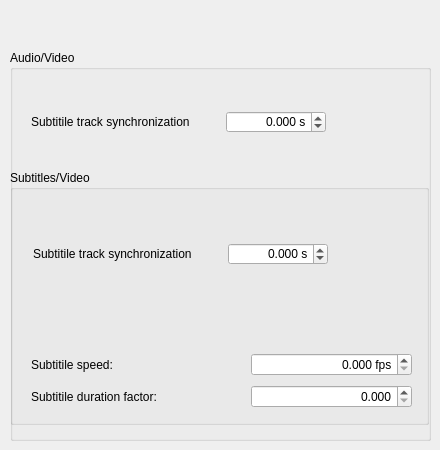
   <widget class="QWidget" name="synchronizationTab">
    <attribute name="title">
     <string>Synchronization</string>
    </attribute>
    <widget class="QPushButton" name="pushButton_3">
     <property name="geometry">
      <rect>
       <x>390</x>
       <y>10</y>
       <width>31</width>
       <height>31</height>
      </rect>
     </property>
     <property name="text">
      <string/>
     </property>
     <property name="icon">
      <iconset resource="icons.qrc">
       <normaloff>:/images/icons/refresh.png</normaloff>:/images/icons/refresh.png</iconset>
     </property>
     <property name="flat">
      <bool>true</bool>
     </property>
    </widget>
    <widget class="QWidget" name="layoutWidget">
     <property name="geometry">
      <rect>
       <x>10</x>
       <y>50</y>
       <width>421</width>
       <height>391</height>
      </rect>
     </property>
     <layout class="QVBoxLayout" name="verticalLayout_30">
      <item>
       <widget class="QGroupBox" name="groupBox_18">
        <property name="sizePolicy">
         <sizepolicy hsizetype="Preferred" vsizetype="Preferred">
          <horstretch>1</horstretch>
          <verstretch>1</verstretch>
         </sizepolicy>
        </property>
        <property name="title">
         <string>Audio/Video</string>
        </property>
        <widget class="QGroupBox" name="groupBox_19">
         <property name="geometry">
          <rect>
           <x>0</x>
           <y>120</y>
           <width>419</width>
           <height>255</height>
          </rect>
         </property>
         <property name="sizePolicy">
          <sizepolicy hsizetype="Preferred" vsizetype="Preferred">
           <horstretch>1</horstretch>
           <verstretch>2</verstretch>
          </sizepolicy>
         </property>
         <property name="title">
          <string>Subtitles/Video</string>
         </property>
         <widget class="QWidget" name="layoutWidget">
          <property name="geometry">
           <rect>
            <x>21</x>
            <y>180</y>
            <width>381</width>
            <height>61</height>
           </rect>
          </property>
          <layout class="QGridLayout" name="gridLayout_14">
           <item row="0" column="0">
            <widget class="QLabel" name="label_44">
             <property name="text">
              <string>Subtitile speed:</string>
             </property>
            </widget>
           </item>
           <item row="0" column="1" colspan="2">
            <spacer name="horizontalSpacer_30">
             <property name="orientation">
              <enum>Qt::Horizontal</enum>
             </property>
             <property name="sizeHint" stdset="0">
              <size>
               <width>88</width>
               <height>20</height>
              </size>
             </property>
            </spacer>
           </item>
           <item row="1" column="0" colspan="2">
            <widget class="QLabel" name="label_45">
             <property name="text">
              <string>Subtitile duration factor:</string>
             </property>
            </widget>
           </item>
           <item row="1" column="2">
            <spacer name="horizontalSpacer_31">
             <property name="orientation">
              <enum>Qt::Horizontal</enum>
             </property>
             <property name="sizeHint" stdset="0">
              <size>
               <width>40</width>
               <height>20</height>
              </size>
             </property>
            </spacer>
           </item>
           <item row="0" column="3">
            <widget class="QDoubleSpinBox" name="doubleSpinBox_13">
             <property name="sizePolicy">
              <sizepolicy hsizetype="MinimumExpanding" vsizetype="Fixed">
               <horstretch>1</horstretch>
               <verstretch>0</verstretch>
              </sizepolicy>
             </property>
             <property name="alignment">
              <set>Qt::AlignRight|Qt::AlignTrailing|Qt::AlignVCenter</set>
             </property>
             <property name="suffix">
              <string> fps</string>
             </property>
             <property name="decimals">
              <number>3</number>
             </property>
             <property name="maximum">
              <double>100.000000000000000</double>
             </property>
             <property name="singleStep">
              <double>0.200000000000000</double>
             </property>
            </widget>
           </item>
           <item row="1" column="3">
            <widget class="QDoubleSpinBox" name="doubleSpinBox_14">
             <property name="sizePolicy">
              <sizepolicy hsizetype="MinimumExpanding" vsizetype="Fixed">
               <horstretch>1</horstretch>
               <verstretch>0</verstretch>
              </sizepolicy>
             </property>
             <property name="alignment">
              <set>Qt::AlignRight|Qt::AlignTrailing|Qt::AlignVCenter</set>
             </property>
             <property name="decimals">
              <number>3</number>
             </property>
             <property name="maximum">
              <double>20.000000000000000</double>
             </property>
             <property name="singleStep">
              <double>0.100000000000000</double>
             </property>
            </widget>
           </item>
          </layout>
         </widget>
         <widget class="QLabel" name="label_6">
          <property name="geometry">
           <rect>
            <x>381</x>
            <y>72</y>
            <width>16</width>
            <height>16</height>
           </rect>
          </property>
          <property name="text">
           <string/>
          </property>
         </widget>
         <widget class="QLabel" name="subTrackLabel">
          <property name="geometry">
           <rect>
            <x>332</x>
            <y>73</y>
            <width>81</width>
            <height>21</height>
           </rect>
          </property>
          <property name="text">
           <string/>
          </property>
         </widget>
         <widget class="QWidget" name="">
          <property name="geometry">
           <rect>
            <x>23</x>
            <y>73</y>
            <width>295</width>
            <height>22</height>
           </rect>
          </property>
          <layout class="QHBoxLayout" name="horizontalLayout_32">
           <item>
            <widget class="QLabel" name="label_43">
             <property name="text">
              <string>Subtitile track synchronization</string>
             </property>
            </widget>
           </item>
           <item>
            <spacer name="horizontalSpacer_29">
             <property name="orientation">
              <enum>Qt::Horizontal</enum>
             </property>
             <property name="sizeHint" stdset="0">
              <size>
               <width>38</width>
               <height>20</height>
              </size>
             </property>
            </spacer>
           </item>
           <item>
            <widget class="QDoubleSpinBox" name="subTrackSpinBox">
             <property name="sizePolicy">
              <sizepolicy hsizetype="Fixed" vsizetype="Fixed">
               <horstretch>1</horstretch>
               <verstretch>0</verstretch>
              </sizepolicy>
             </property>
             <property name="minimumSize">
              <size>
               <width>100</width>
               <height>0</height>
              </size>
             </property>
             <property name="alignment">
              <set>Qt::AlignRight|Qt::AlignTrailing|Qt::AlignVCenter</set>
             </property>
             <property name="suffix">
              <string> s</string>
             </property>
             <property name="decimals">
              <number>3</number>
             </property>
             <property name="minimum">
              <double>-600.000000000000000</double>
             </property>
             <property name="maximum">
              <double>600.000000000000000</double>
             </property>
             <property name="singleStep">
              <double>0.100000000000000</double>
             </property>
            </widget>
           </item>
          </layout>
         </widget>
        </widget>
        <widget class="QWidget" name="layoutWidget_2">
         <property name="geometry">
          <rect>
           <x>21</x>
           <y>61</y>
           <width>295</width>
           <height>22</height>
          </rect>
         </property>
         <layout class="QHBoxLayout" name="horizontalLayout_33">
          <item>
           <widget class="QLabel" name="label_46">
            <property name="text">
             <string>Subtitile track synchronization</string>
            </property>
           </widget>
          </item>
          <item>
           <spacer name="horizontalSpacer_32">
            <property name="orientation">
             <enum>Qt::Horizontal</enum>
            </property>
            <property name="sizeHint" stdset="0">
             <size>
              <width>38</width>
              <height>20</height>
             </size>
            </property>
           </spacer>
          </item>
          <item>
           <widget class="QDoubleSpinBox" name="audioTrackSpinBox">
            <property name="sizePolicy">
             <sizepolicy hsizetype="Fixed" vsizetype="Fixed">
              <horstretch>1</horstretch>
              <verstretch>0</verstretch>
             </sizepolicy>
            </property>
            <property name="minimumSize">
             <size>
              <width>100</width>
              <height>0</height>
             </size>
            </property>
            <property name="alignment">
             <set>Qt::AlignRight|Qt::AlignTrailing|Qt::AlignVCenter</set>
            </property>
            <property name="suffix">
             <string> s</string>
            </property>
            <property name="decimals">
             <number>3</number>
            </property>
            <property name="minimum">
             <double>-600.000000000000000</double>
            </property>
            <property name="maximum">
             <double>600.000000000000000</double>
            </property>
            <property name="singleStep">
             <double>0.100000000000000</double>
            </property>
            <property name="value">
             <double>0.000000000000000</double>
            </property>
           </widget>
          </item>
         </layout>
        </widget>
        <widget class="QLabel" name="audioTrackLabel">
         <property name="geometry">
          <rect>
           <x>320</x>
           <y>60</y>
           <width>91</width>
           <height>21</height>
          </rect>
         </property>
         <property name="text">
          <string/>
         </property>
        </widget>
       </widget>
      </item>
     </layout>
    </widget>
   </widget>
